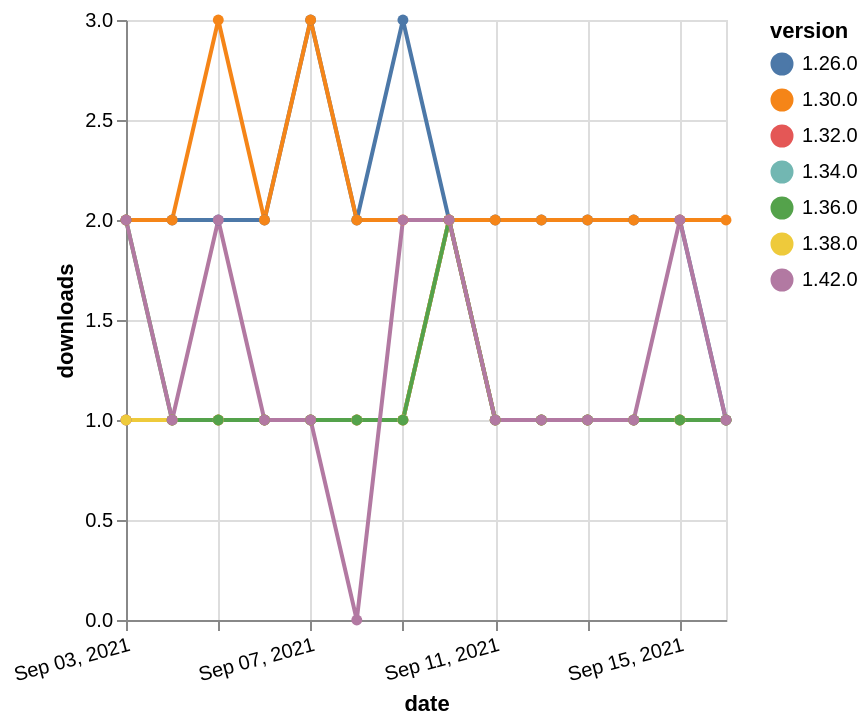

Write the Vega-Lite specification saved for this chart.
### Vega-Lite specification from a JSON file in a GitHub repository (floating-point values rounded to 4 significant figures)
{"$schema": "https://vega.github.io/schema/vega-lite/v5.json", "description": "A simple bar chart with embedded data.", "data": {"values": [{"date": "2021-09-03", "total": 198, "delta": 1, "version": "1.34.0"}, {"date": "2021-09-04", "total": 199, "delta": 1, "version": "1.34.0"}, {"date": "2021-09-05", "total": 200, "delta": 1, "version": "1.34.0"}, {"date": "2021-09-06", "total": 201, "delta": 1, "version": "1.34.0"}, {"date": "2021-09-07", "total": 202, "delta": 1, "version": "1.34.0"}, {"date": "2021-09-08", "total": 203, "delta": 1, "version": "1.34.0"}, {"date": "2021-09-09", "total": 204, "delta": 1, "version": "1.34.0"}, {"date": "2021-09-10", "total": 206, "delta": 2, "version": "1.34.0"}, {"date": "2021-09-11", "total": 207, "delta": 1, "version": "1.34.0"}, {"date": "2021-09-12", "total": 208, "delta": 1, "version": "1.34.0"}, {"date": "2021-09-13", "total": 209, "delta": 1, "version": "1.34.0"}, {"date": "2021-09-14", "total": 210, "delta": 1, "version": "1.34.0"}, {"date": "2021-09-15", "total": 211, "delta": 1, "version": "1.34.0"}, {"date": "2021-09-16", "total": 212, "delta": 1, "version": "1.34.0"}, {"date": "2021-09-03", "total": 240, "delta": 1, "version": "1.32.0"}, {"date": "2021-09-04", "total": 241, "delta": 1, "version": "1.32.0"}, {"date": "2021-09-05", "total": 242, "delta": 1, "version": "1.32.0"}, {"date": "2021-09-06", "total": 243, "delta": 1, "version": "1.32.0"}, {"date": "2021-09-07", "total": 244, "delta": 1, "version": "1.32.0"}, {"date": "2021-09-08", "total": 245, "delta": 1, "version": "1.32.0"}, {"date": "2021-09-09", "total": 246, "delta": 1, "version": "1.32.0"}, {"date": "2021-09-10", "total": 248, "delta": 2, "version": "1.32.0"}, {"date": "2021-09-11", "total": 249, "delta": 1, "version": "1.32.0"}, {"date": "2021-09-12", "total": 250, "delta": 1, "version": "1.32.0"}, {"date": "2021-09-13", "total": 251, "delta": 1, "version": "1.32.0"}, {"date": "2021-09-14", "total": 252, "delta": 1, "version": "1.32.0"}, {"date": "2021-09-15", "total": 253, "delta": 1, "version": "1.32.0"}, {"date": "2021-09-16", "total": 254, "delta": 1, "version": "1.32.0"}, {"date": "2021-09-03", "total": 2609, "delta": 2, "version": "1.26.0"}, {"date": "2021-09-04", "total": 2611, "delta": 2, "version": "1.26.0"}, {"date": "2021-09-05", "total": 2613, "delta": 2, "version": "1.26.0"}, {"date": "2021-09-06", "total": 2615, "delta": 2, "version": "1.26.0"}, {"date": "2021-09-07", "total": 2618, "delta": 3, "version": "1.26.0"}, {"date": "2021-09-08", "total": 2620, "delta": 2, "version": "1.26.0"}, {"date": "2021-09-09", "total": 2623, "delta": 3, "version": "1.26.0"}, {"date": "2021-09-10", "total": 2625, "delta": 2, "version": "1.26.0"}, {"date": "2021-09-11", "total": 2627, "delta": 2, "version": "1.26.0"}, {"date": "2021-09-12", "total": 2629, "delta": 2, "version": "1.26.0"}, {"date": "2021-09-13", "total": 2631, "delta": 2, "version": "1.26.0"}, {"date": "2021-09-14", "total": 2633, "delta": 2, "version": "1.26.0"}, {"date": "2021-09-15", "total": 2635, "delta": 2, "version": "1.26.0"}, {"date": "2021-09-16", "total": 2636, "delta": 1, "version": "1.26.0"}, {"date": "2021-09-03", "total": 163, "delta": 1, "version": "1.38.0"}, {"date": "2021-09-04", "total": 164, "delta": 1, "version": "1.38.0"}, {"date": "2021-09-05", "total": 165, "delta": 1, "version": "1.38.0"}, {"date": "2021-09-06", "total": 166, "delta": 1, "version": "1.38.0"}, {"date": "2021-09-07", "total": 167, "delta": 1, "version": "1.38.0"}, {"date": "2021-09-08", "total": 168, "delta": 1, "version": "1.38.0"}, {"date": "2021-09-09", "total": 169, "delta": 1, "version": "1.38.0"}, {"date": "2021-09-10", "total": 171, "delta": 2, "version": "1.38.0"}, {"date": "2021-09-11", "total": 172, "delta": 1, "version": "1.38.0"}, {"date": "2021-09-12", "total": 173, "delta": 1, "version": "1.38.0"}, {"date": "2021-09-13", "total": 174, "delta": 1, "version": "1.38.0"}, {"date": "2021-09-14", "total": 175, "delta": 1, "version": "1.38.0"}, {"date": "2021-09-15", "total": 176, "delta": 1, "version": "1.38.0"}, {"date": "2021-09-16", "total": 177, "delta": 1, "version": "1.38.0"}, {"date": "2021-09-03", "total": 194, "delta": 2, "version": "1.36.0"}, {"date": "2021-09-04", "total": 195, "delta": 1, "version": "1.36.0"}, {"date": "2021-09-05", "total": 196, "delta": 1, "version": "1.36.0"}, {"date": "2021-09-06", "total": 197, "delta": 1, "version": "1.36.0"}, {"date": "2021-09-07", "total": 198, "delta": 1, "version": "1.36.0"}, {"date": "2021-09-08", "total": 199, "delta": 1, "version": "1.36.0"}, {"date": "2021-09-09", "total": 200, "delta": 1, "version": "1.36.0"}, {"date": "2021-09-10", "total": 202, "delta": 2, "version": "1.36.0"}, {"date": "2021-09-11", "total": 203, "delta": 1, "version": "1.36.0"}, {"date": "2021-09-12", "total": 204, "delta": 1, "version": "1.36.0"}, {"date": "2021-09-13", "total": 205, "delta": 1, "version": "1.36.0"}, {"date": "2021-09-14", "total": 206, "delta": 1, "version": "1.36.0"}, {"date": "2021-09-15", "total": 207, "delta": 1, "version": "1.36.0"}, {"date": "2021-09-16", "total": 208, "delta": 1, "version": "1.36.0"}, {"date": "2021-09-03", "total": 2247, "delta": 2, "version": "1.30.0"}, {"date": "2021-09-04", "total": 2249, "delta": 2, "version": "1.30.0"}, {"date": "2021-09-05", "total": 2252, "delta": 3, "version": "1.30.0"}, {"date": "2021-09-06", "total": 2254, "delta": 2, "version": "1.30.0"}, {"date": "2021-09-07", "total": 2257, "delta": 3, "version": "1.30.0"}, {"date": "2021-09-08", "total": 2259, "delta": 2, "version": "1.30.0"}, {"date": "2021-09-09", "total": 2261, "delta": 2, "version": "1.30.0"}, {"date": "2021-09-10", "total": 2263, "delta": 2, "version": "1.30.0"}, {"date": "2021-09-11", "total": 2265, "delta": 2, "version": "1.30.0"}, {"date": "2021-09-12", "total": 2267, "delta": 2, "version": "1.30.0"}, {"date": "2021-09-13", "total": 2269, "delta": 2, "version": "1.30.0"}, {"date": "2021-09-14", "total": 2271, "delta": 2, "version": "1.30.0"}, {"date": "2021-09-15", "total": 2273, "delta": 2, "version": "1.30.0"}, {"date": "2021-09-16", "total": 2275, "delta": 2, "version": "1.30.0"}, {"date": "2021-09-03", "total": 120, "delta": 2, "version": "1.42.0"}, {"date": "2021-09-04", "total": 121, "delta": 1, "version": "1.42.0"}, {"date": "2021-09-05", "total": 123, "delta": 2, "version": "1.42.0"}, {"date": "2021-09-06", "total": 124, "delta": 1, "version": "1.42.0"}, {"date": "2021-09-07", "total": 125, "delta": 1, "version": "1.42.0"}, {"date": "2021-09-08", "total": 125, "delta": 0, "version": "1.42.0"}, {"date": "2021-09-09", "total": 127, "delta": 2, "version": "1.42.0"}, {"date": "2021-09-10", "total": 129, "delta": 2, "version": "1.42.0"}, {"date": "2021-09-11", "total": 130, "delta": 1, "version": "1.42.0"}, {"date": "2021-09-12", "total": 131, "delta": 1, "version": "1.42.0"}, {"date": "2021-09-13", "total": 132, "delta": 1, "version": "1.42.0"}, {"date": "2021-09-14", "total": 133, "delta": 1, "version": "1.42.0"}, {"date": "2021-09-15", "total": 135, "delta": 2, "version": "1.42.0"}, {"date": "2021-09-16", "total": 136, "delta": 1, "version": "1.42.0"}]}, "width": "container", "mark": {"type": "line", "point": {"filled": true}}, "encoding": {"x": {"field": "date", "type": "temporal", "timeUnit": "yearmonthdate", "title": "date", "axis": {"labelAngle": -15}}, "y": {"field": "delta", "type": "quantitative", "title": "downloads"}, "color": {"field": "version", "type": "nominal"}, "tooltip": {"field": "delta"}}}
